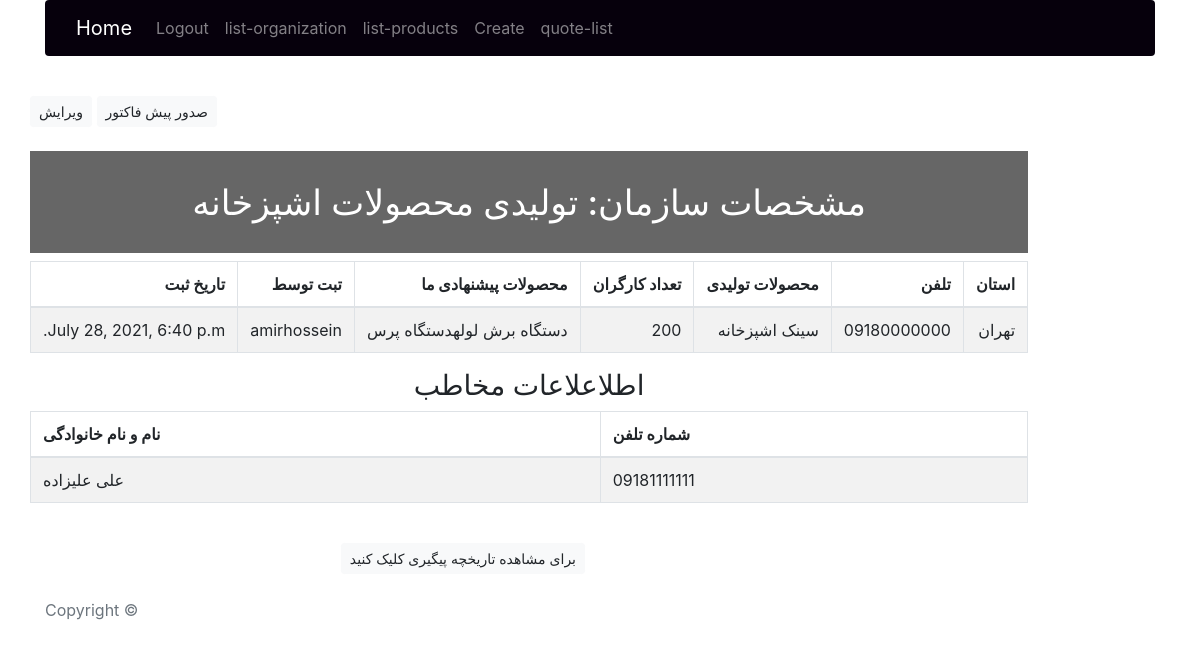
The page /view-Organization/1 (signed in) on the database its author committed.
### organization/models.py (models this page shows, shortened)
class Organization(models.Model):
    city = models.CharField(max_length=50, verbose_name='نام استان')
    organization_name = models.CharField(max_length=50, verbose_name='نام سازمان')
    phone = models.CharField(max_length=11, verbose_name='تلفن')
    number_of_labor = models.IntegerField(verbose_name='تعداد کارگران')
    full_name = models.CharField(max_length=50, verbose_name='نام و نام خانوادگی')
    Manufactured_products = models.ManyToManyField('products.OrganizationProducts', verbose_name='محصول تولیدی', blank=True)
    phone_number = models.CharField(validators=[phone_regex], max_length=11, verbose_name='شماره تلفن')
    email = models.CharField(max_length=100 ,verbose_name='ایمیل')
    created_on = models.DateTimeField(verbose_name='تاریخ ایجاد', auto_now_add=True)
    user = models.ForeignKey('auth.User', verbose_name='کاربر', on_delete=models.PROTECT)
    class Meta:
        permissions = []
        verbose_name = 'سازمان '
        verbose_name_plural = 'سازمان ها'
    def s_products(self):
        products = []
        for product in self.Manufactured_products.all():
            products += product.products_s()
        y = "".join(products)
        return y
    def org_product(self):
        return [product.name for product in self.Manufactured_products.all()]

### products/models.py (models this page shows, shortened)
class OrganizationProducts(models.Model):
    name = models.CharField(max_length=100)
    s_products = models.ManyToManyField('products.Product')
    class Meta:
        permissions = []
        verbose_name = 'محصول تولیدی سازمان ها '
        verbose_name_plural = 'محصولات تولیدی سازمان ها'
    def products_s(self):
        return [product.name for product in self.s_products.all()]

### organization/views.py (the view)
# urls.py: path('view-Organization/<int:pk>', views.ViewOrganization.as_view(), name='vieworganization'),
class ViewOrganization(LoginRequiredMixin,DetailView):
    model = models.Organization

### organization/templates/organization/organization_detail.html (shortened to what this page needs)
{% extends 'organization/base.html' %}
{% block content %}
    <center>
        <div >
            <a href="{% url 'organization:edit' object.pk %}" class="btn btn-sm btn-light">
                ویرایش
            </a>
            <a href="{% url 'quote:quote-create' %}" class="btn btn-sm btn-light">
                صدور پیش فاکتور
            </a>
        </div>
    </center>
    <div class="mt-4">
        <center>
            <h3 id="organ_name">مشخصات سازمان: {{ object.organization_name}}</h3>
        </center>
        <center>
        <table class="table table-bordered table-striped" dir="rtl" align="right">
            <thead>
                <tr>
                    <th>استان</th>
                    <th>تلفن</th>
                    <th>محصولات تولیدی</th>
                    <th>تعداد کارگران</th>
                    <th>محصولات پیشنهادی ما</th>
                    <th>تبت توسط</th>
                    <th>تاریخ ثبت</th>
                </tr>
            </thead>
            <tbody>
                <tr>
                    <td>{{ object.city }}</td>
                    <td>{{ object.phone }}</td>
                    <td>{% for p in object.org_product %}{{ p }}{% endfor %}</td>
                    <td>{{ object.number_of_labor }}</td>
                    <td>{% for product in object.s_products %}{{ product }}{% endfor %}</td>
                    <td>{{ request.user }}</td>
                    <td>{{ object.created_on }}</td>
                </tr>
            </tbody>
        </table>
        </center>
            <div>
                <center>
                <table class="table table-bordered table-striped" >
                    <thead>
                        <h3 id="customer"> اطلاعلاعات مخاطب</h3>
                        <tr>
                            <th>نام و نام خانوادگی</th>
                            <th>شماره تلفن</th>
                        </tr>
                    </thead>
                    <tbody>
                        <tr>
                            <td>{{ object.full_name }}</td>
                            <td>{{ object.phone_number }}</td>
                        </tr>
                    </tbody>
                </table>
            </center>
        </div>
    </div>
    <div class="col-6 mt-4" dir="rtl" align="right">
        <a href="{% url 'followup:list-followup' %}" class="btn btn-sm btn-light">
            برای مشاهده تاریخچه پیگیری کلیک کنید
        </a>
    </div>
{% endblock %}

### organization/templates/organization/organization_detail.html (style rules this page uses)
#organ_name { background-color: #666; padding: 30px; text-align: center; font-size: 35px; color: white; }

### rows shown on the page
Organization: organization_name "تولیدی محصولات اشپزخانه", city "تهران", phone "09180000000", number_of_labor "200", created_on "July 28, 2021, 6:40 p.m.", full_name "علی علیزاده", phone_number "09181111111"
OrganizationProducts: org_product "سینک اشپزخانه"

### other values the page prints
{{ product }} "د" "س" "ت" "گ" "ا" "ه" "ب" "ر" "ش" "ل" "و" "ل" "ه" "د" "س" "ت" "گ" "ا" "ه" "پ" "ر" "س"
{{ request.user }} "amirhossein"
